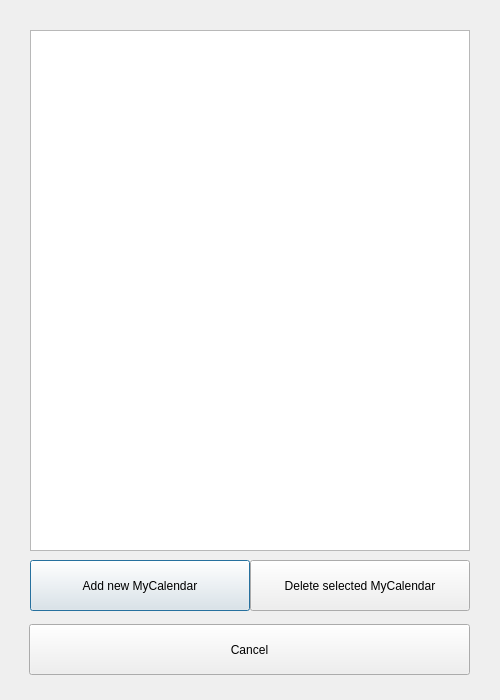
<?xml version="1.0" encoding="UTF-8"?>
<ui version="4.0">
 <class>MyCalendarDialog</class>
 <widget class="QDialog" name="MyCalendarDialog">
  <property name="geometry">
   <rect>
    <x>0</x>
    <y>0</y>
    <width>500</width>
    <height>700</height>
   </rect>
  </property>
  <property name="windowTitle">
   <string>MyCalendar Dialog</string>
  </property>
  <widget class="QListWidget" name="listWidget">
   <property name="geometry">
    <rect>
     <x>30</x>
     <y>30</y>
     <width>440</width>
     <height>521</height>
    </rect>
   </property>
  </widget>
  <widget class="QPushButton" name="Add_Button">
   <property name="geometry">
    <rect>
     <x>30</x>
     <y>560</y>
     <width>220</width>
     <height>51</height>
    </rect>
   </property>
   <property name="text">
    <string>Add new MyCalendar</string>
   </property>
  </widget>
  <widget class="QPushButton" name="Cancel_Button">
   <property name="geometry">
    <rect>
     <x>29</x>
     <y>624</y>
     <width>441</width>
     <height>51</height>
    </rect>
   </property>
   <property name="text">
    <string>Cancel</string>
   </property>
  </widget>
  <widget class="QPushButton" name="Delete_Button">
   <property name="geometry">
    <rect>
     <x>250</x>
     <y>560</y>
     <width>220</width>
     <height>51</height>
    </rect>
   </property>
   <property name="text">
    <string>Delete selected MyCalendar</string>
   </property>
  </widget>
 </widget>
 <resources/>
 <connections>
  <connection>
   <sender>Cancel_Button</sender>
   <signal>released()</signal>
   <receiver>MyCalendarDialog</receiver>
   <slot>accept()</slot>
   <hints>
    <hint type="sourcelabel">
     <x>249</x>
     <y>649</y>
    </hint>
    <hint type="destinationlabel">
     <x>249</x>
     <y>349</y>
    </hint>
   </hints>
  </connection>
 </connections>
</ui>
